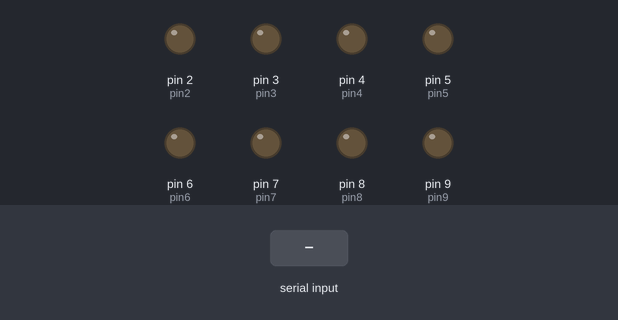
Bench run of a sketch on a simulated Arduino Uno, built with avr-gcc and run on an emulated ATmega328P. Parts: output pins drawn as LEDs (lit = HIGH). The inputs (shaded band) are chosen by the test bench.

Above: at 1.2 s.
1.3 s: "initialSwing" received over Serial
At 1.51 s:
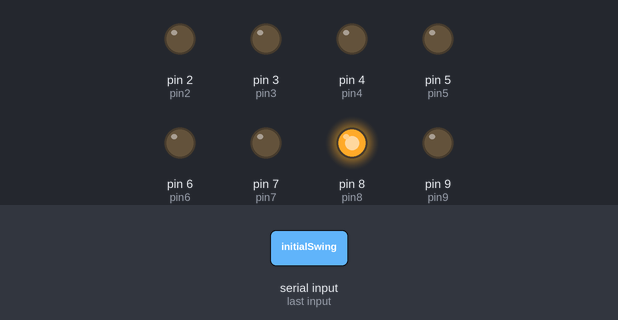
3.1 s: "midSwing" received over Serial
At 3.25 s:
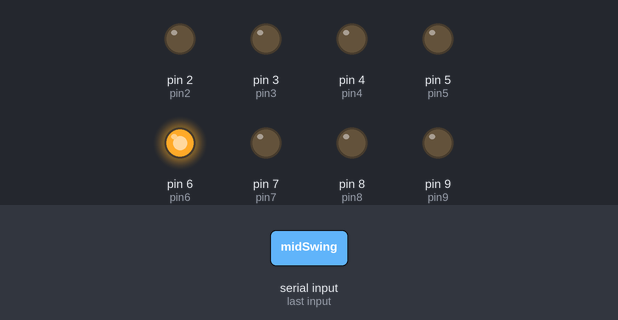
4.8 s: "terminalSwing" received over Serial
At 4.96 s:
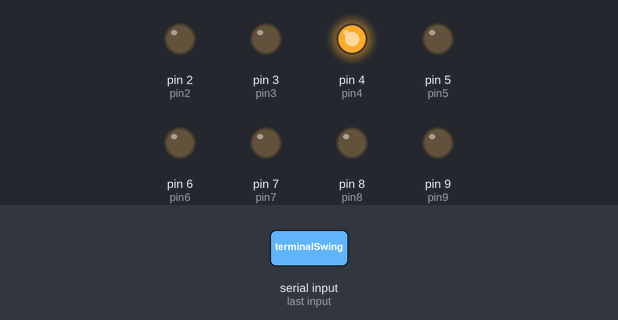
6.5 s: "heelStrike" received over Serial
At 6.65 s:
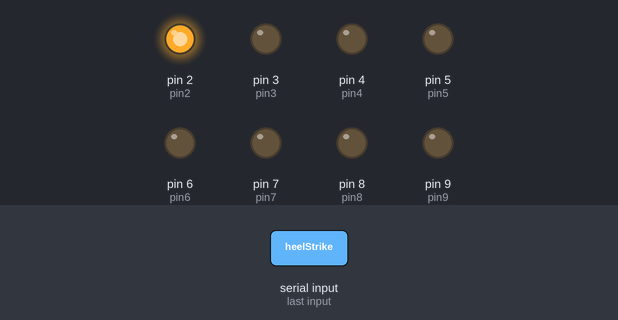
8.2 s: "loadingResponse" received over Serial
At 8.36 s:
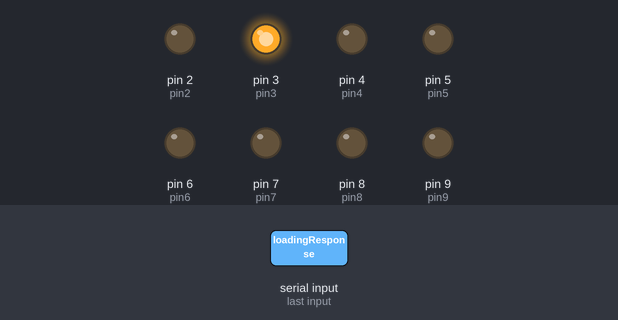
9.9 s: "midStance" received over Serial
At 10.05 s:
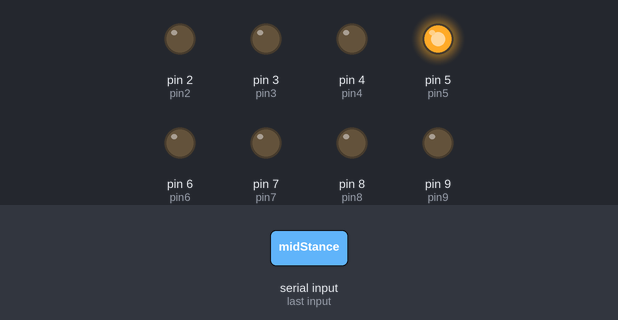
Timing chart, 0 to 12.6 s (numbered marks = the images above; inputs shaded):
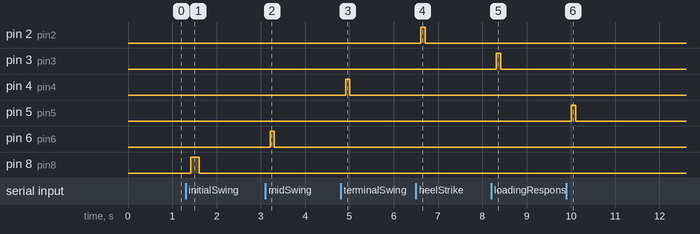

The sketch:

serial_sleeve_char.ino
```cpp
int pin2 = 2;
int pin3 = 3;
int pin4 = 4;
int pin5 = 5;
int pin6 = 6;
int pin7 = 7;
int pin8 = 8;
int pin9 = 9;


String inputString = "";         // a String to hold incoming data
bool stringComplete = false;  // whether the string is complete
String state = "";
int del = 500; // fastest is 75ms
int longer = 75;
//char inChar = 'b';
void setup(){
  Serial.begin(9600);
  inputString.reserve(200);
  Serial.setTimeout(100);


  pinMode(pin2,OUTPUT);
  pinMode(pin3,OUTPUT);
  pinMode(pin4,OUTPUT);
  pinMode(pin5,OUTPUT);
  pinMode(pin6,OUTPUT);
  pinMode(pin7,OUTPUT);
  pinMode(pin8,OUTPUT);
  pinMode(pin9,OUTPUT);
}

void loop(){

//  if (Serial.available()) {
//    digitalWrite(pin2,HIGH);
//    // get the new byte:
//    inChar = (char)Serial.read();
//
//
//  }else{
//    digitalWrite(pin2,LOW);
//  }
//
//  if (stringComplete) {
//    Serial.println(inputString);
//    state = inputString;
//    // clear the string:
//    inputString = "";
//    stringComplete = false;
//  }

//  state = inChar;
  state = Serial.readString();

  if (state == "abc"){
    digitalWrite(pin8,HIGH);

  } else {
    digitalWrite(pin8,LOW);
  }

  if (state == "initialSwing"){
    digitalWrite(pin8,HIGH);
    delay(100);

  } else {
    digitalWrite(pin8,LOW);
  }

  if (state == "midSwing"){
    digitalWrite(pin6,HIGH);

  } else {
    digitalWrite(pin6,LOW);
  }

  if (state == "terminalSwing"){
    digitalWrite(pin4,HIGH);

  } else {
    digitalWrite(pin4,LOW);
  }

  if (state == "heelStrike"){
    digitalWrite(pin2,HIGH);

  } else {
    digitalWrite(pin2,LOW);
  }

  if (state == "loadingResponse"){
    digitalWrite(pin3,HIGH);

  } else {
    digitalWrite(pin3,LOW);
  }

  if (state == "midStance"){
    digitalWrite(pin5,HIGH);

  } else {
    digitalWrite(pin5,LOW);
  }

  if (state == "terminalStance"){
    digitalWrite(pin7,HIGH);

  } else {
    digitalWrite(pin7,LOW);
  }

  if (state == "preSwing"){
    digitalWrite(pin9,HIGH);

  } else {
    digitalWrite(pin9,LOW);
  }

//  delay(1000);
}
//
//void serialEvent() {
//  while (Serial.available()) {
//    // get the new byte:
//    digitalWrite(pin2,HIGH);
//
//    char inChar = (char)Serial.read();
//    // add it to the inputString:
//    inputString = inChar;
//    // if the incoming character is a newline, set a flag so the main loop can
//    // do something about it:
//    if (inChar == '\n') {
//      stringComplete = true;
//    }
//  }
////  delay(100);
//}
```

Measured:
- after the input at 1.3 s, pin 8 (pin8): LOW → HIGH after 0.11 s, → LOW 0.20 s later
- after the input at 3.1 s, pin 6 (pin6): LOW → HIGH after 0.11 s, → LOW 0.10 s later
- after the input at 4.8 s, pin 4 (pin4): LOW → HIGH after 0.11 s, → LOW 0.10 s later
- after the input at 6.5 s, pin 2 (pin2): LOW → HIGH after 0.11 s, → LOW 0.10 s later
- after the input at 8.2 s, pin 3 (pin3): LOW → HIGH after 0.12 s, → LOW 0.10 s later
- after the input at 9.9 s, pin 5 (pin5): LOW → HIGH after 0.11 s, → LOW 0.10 s later
